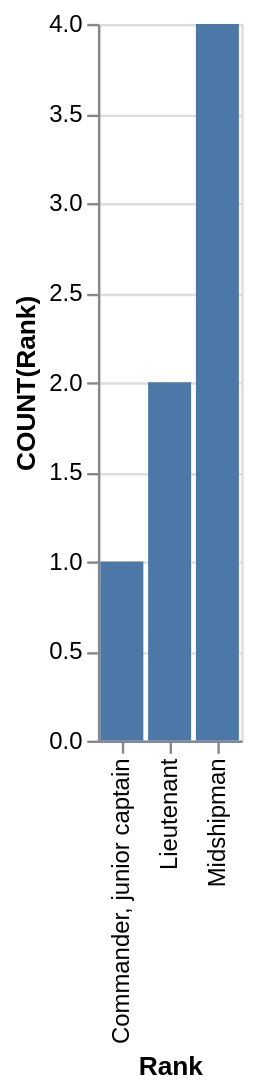

The Vega-Lite source for this figure:
### Vega-Lite specification from a JSON file in a GitHub repository (floating-point values rounded to 4 significant figures)
{"data": {"values": [{"x_data": "Commander, junior captain", "y_data": 1}, {"x_data": "Lieutenant", "y_data": 2}, {"x_data": "Midshipman", "y_data": 4}]}, "mark": "bar", "encoding": {"x": {"field": "x_data", "type": "nominal", "title": "Rank", "sort": "ascending"}, "y": {"field": "y_data", "type": "quantitative", "title": "COUNT(Rank)"}}}
